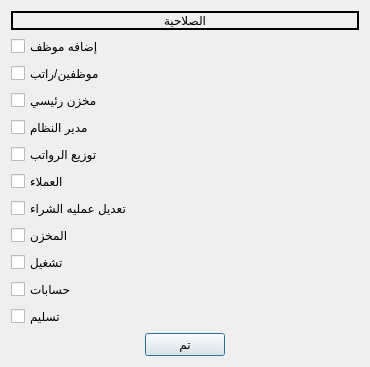
<?xml version="1.0" encoding="UTF-8"?>
<ui version="4.0">
 <class>Priority</class>
 <widget class="QDialog" name="Priority">
  <property name="geometry">
   <rect>
    <x>0</x>
    <y>0</y>
    <width>370</width>
    <height>337</height>
   </rect>
  </property>
  <property name="windowTitle">
   <string>اختر الصلاحية</string>
  </property>
  <layout class="QVBoxLayout" name="verticalLayout">
   <item>
    <widget class="QLabel" name="label_2">
     <property name="frameShape">
      <enum>QFrame::WinPanel</enum>
     </property>
     <property name="text">
      <string>الصلاحية</string>
     </property>
     <property name="alignment">
      <set>Qt::AlignCenter</set>
     </property>
    </widget>
   </item>
   <item>
    <widget class="QCheckBox" name="add_employee">
     <property name="text">
      <string>إضافه موظف</string>
     </property>
    </widget>
   </item>
   <item>
    <widget class="QCheckBox" name="salary">
     <property name="text">
      <string>موظفين/راتب</string>
     </property>
    </widget>
   </item>
   <item>
    <widget class="QCheckBox" name="Stock">
     <property name="text">
      <string>مخزن رئيسي</string>
     </property>
    </widget>
   </item>
   <item>
    <widget class="QCheckBox" name="Manger">
     <property name="text">
      <string>مدير النظام</string>
     </property>
     <property name="tristate">
      <bool>false</bool>
     </property>
    </widget>
   </item>
   <item>
    <widget class="QCheckBox" name="Deliver_salary">
     <property name="text">
      <string>توزيع الرواتب</string>
     </property>
    </widget>
   </item>
   <item>
    <widget class="QCheckBox" name="Custmers">
     <property name="text">
      <string>العملاء</string>
     </property>
    </widget>
   </item>
   <item>
    <widget class="QCheckBox" name="Edit_Order">
     <property name="text">
      <string>تعديل عمليه الشراء</string>
     </property>
    </widget>
   </item>
   <item>
    <widget class="QCheckBox" name="Ware">
     <property name="text">
      <string>المخزن</string>
     </property>
    </widget>
   </item>
   <item>
    <widget class="QCheckBox" name="Open">
     <property name="text">
      <string>تشغيل</string>
     </property>
    </widget>
   </item>
   <item>
    <widget class="QCheckBox" name="Accounting">
     <property name="text">
      <string>حسابات</string>
     </property>
    </widget>
   </item>
   <item>
    <widget class="QCheckBox" name="Deliver">
     <property name="text">
      <string>تسليم</string>
     </property>
    </widget>
   </item>
   <item>
    <layout class="QHBoxLayout" name="horizontalLayout">
     <item>
      <spacer name="horizontalSpacer_2">
       <property name="orientation">
        <enum>Qt::Horizontal</enum>
       </property>
       <property name="sizeHint" stdset="0">
        <size>
         <width>40</width>
         <height>20</height>
        </size>
       </property>
      </spacer>
     </item>
     <item>
      <widget class="QPushButton" name="pushButton">
       <property name="text">
        <string>تم</string>
       </property>
      </widget>
     </item>
     <item>
      <spacer name="horizontalSpacer">
       <property name="orientation">
        <enum>Qt::Horizontal</enum>
       </property>
       <property name="sizeHint" stdset="0">
        <size>
         <width>40</width>
         <height>20</height>
        </size>
       </property>
      </spacer>
     </item>
    </layout>
   </item>
  </layout>
 </widget>
 <resources/>
 <connections/>
</ui>
